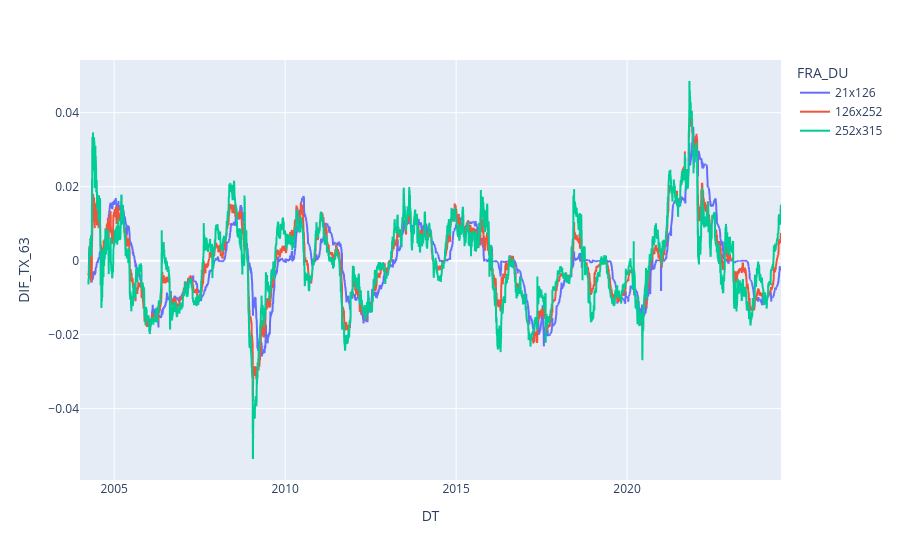

The cell this chart's notebook holds for it:
### Code cell
fig = px.line(df, x='DT', y = 'DIF_TX_63', color = 'FRA_DU')
fig.show()

### Figure 1 — Plotly figure (JSON) as saved in the notebook; plotly's stock layout.template omitted (floating-point values rounded to 4 significant figures; data arrays with more than 128 entries replaced by an {"elided": "..."} marker saying what was removed)
{"data": [{"hovertemplate": "FRA_DU=21x126<br>DT=%{x}<br>DIF_TX_63=%{y}<extra></extra>", "legendgroup": "21x126", "line": {"color": "#636efa", "dash": "solid"}, "marker": {"symbol": "circle"}, "mode": "lines", "name": "21x126", "showlegend": true, "type": "scattergl", "x": {"elided": "5069 str values"}, "xaxis": "x", "y": {"elided": "5069 float values"}, "yaxis": "y"}, {"hovertemplate": "FRA_DU=126x252<br>DT=%{x}<br>DIF_TX_63=%{y}<extra></extra>", "legendgroup": "126x252", "line": {"color": "#EF553B", "dash": "solid"}, "marker": {"symbol": "circle"}, "mode": "lines", "name": "126x252", "showlegend": true, "type": "scattergl", "x": {"elided": "5068 str values"}, "xaxis": "x", "y": {"elided": "5068 float values"}, "yaxis": "y"}, {"hovertemplate": "FRA_DU=252x315<br>DT=%{x}<br>DIF_TX_63=%{y}<extra></extra>", "legendgroup": "252x315", "line": {"color": "#00cc96", "dash": "solid"}, "marker": {"symbol": "circle"}, "mode": "lines", "name": "252x315", "showlegend": true, "type": "scattergl", "x": {"elided": "5068 str values"}, "xaxis": "x", "y": {"elided": "5068 float values"}, "yaxis": "y"}], "layout": {"autosize": true, "legend": {"title": {"text": "FRA_DU"}, "tracegroupgap": 0}, "margin": {"t": 60}, "xaxis": {"anchor": "y", "autorange": true, "domain": [0, 1], "range": ["2004-01-02", "2024-07-02"], "title": {"text": "DT"}, "type": "date"}, "yaxis": {"anchor": "x", "autorange": true, "domain": [0, 1], "range": [-0.05929, 0.05424], "title": {"text": "DIF_TX_63"}, "type": "linear"}}}
